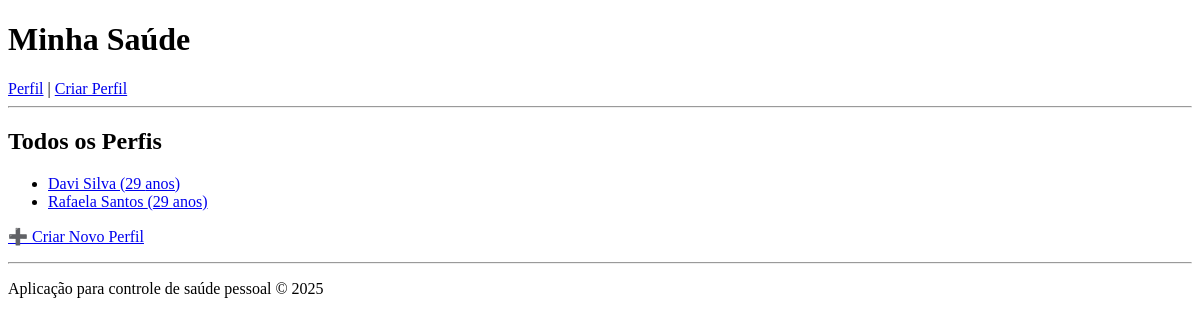
The page /perfis/ on the database as committed earlier.
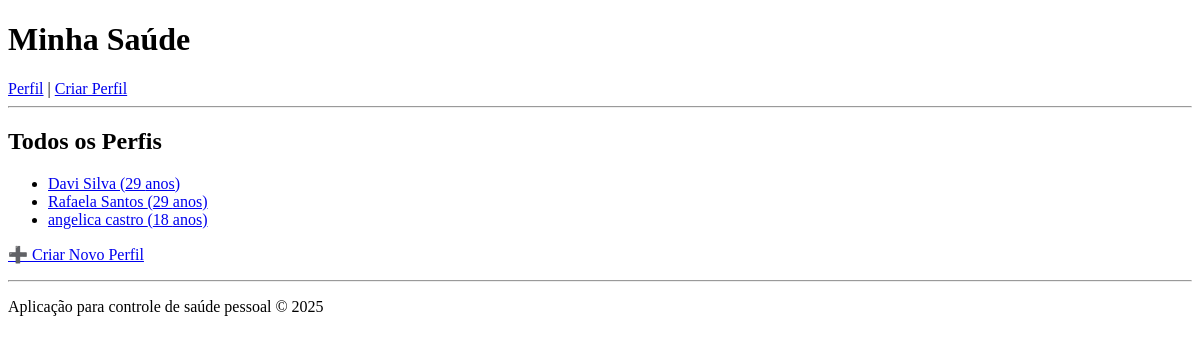
The same page on the database as committed later.
### usuarios/models.py (models this page shows, shortened)
class Perfil(models.Model):
    nome = models.CharField(max_length=100)
    sexo = models.CharField(max_length=10, choices=[('M', 'Masculino'), ('F', 'Feminino')])
    idade = models.PositiveIntegerField()
    altura = models.FloatField(help_text="Em metros")
    peso = models.FloatField(help_text="Em kg")
    percentual_gordura = models.FloatField(null=True, blank=True)
    nivel_atividade = models.CharField(max_length=5, choices=NIVEL_ATIVIDADE, default='1.2')

### usuarios/views.py (the view)
# urls.py: path('perfis/', views.lista_perfis, name='lista_perfis'),
def lista_perfis(request):
    perfis = Perfil.objects.all()
    return render(request, 'usuarios/lista_perfis.html', {'perfis': perfis})

### usuarios/templates/usuarios/lista_perfis.html
{% extends 'usuarios/base.html' %}
{% block content %}
<h2>Todos os Perfis</h2>
<ul>
  {% for perfil in perfis %}
    <li>
      <a href="{% url 'perfil_detalhe' perfil.pk %}">
        {{ perfil.nome }} ({{ perfil.idade }} anos)
      </a>
    </li>
  {% empty %}
    <li>Nenhum perfil cadastrado.</li>
  {% endfor %}
</ul>
<p><a href="{% url 'criar_perfil' %}">➕ Criar Novo Perfil</a></p>
{% endblock %}

Rows that differ between the two databases and show on the page:
added Perfil: nome "angelica castro", idade "18"
